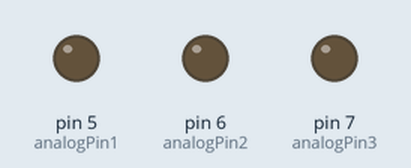
Simulated run of this sketch. Board: Arduino Uno, built with avr-gcc and run on an emulated ATmega328P. On the bench: output pins drawn as LEDs (lit = HIGH).

Above: at 0.15 s.
At 5.25 s:
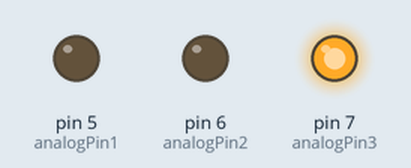
Timing chart, 0 to 5.7 s (numbered marks = the images above):
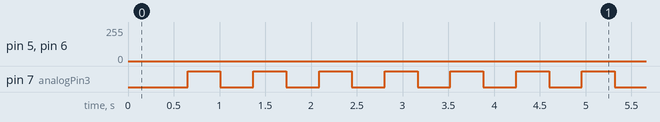

The sketch:

Experimento04_1.ino
```cpp
int analogPin1 = 5;
int analogPin2 = 6;
int analogPin3 = 7;
int led2 = 0;
int led3 = 0;
int val1 = 0;
int val2 = 0;
int val3 = 0;
int tempo1 = 0;
int tempo2 = 0;
int tempo3 = 0;

void setup() {
  pinMode(analogPin1,OUTPUT);
  pinMode(analogPin2,OUTPUT);
  pinMode(analogPin3,OUTPUT);


}

void loop() {
  tempo1++;
  if(led2 == 1){
    tempo2++;
  }
  if(led3 == 1){
    tempo3++;
  }

  if(tempo1 <= 300){
    val1 = map(tempo1, 0, 300, 0, 255);
    if (tempo1 == 200){
      led2 = 1;
    }
  } else if(tempo1 <= 600){
    val1 = map(tempo1, 300, 600, 255, 0);
    if(tempo1 == 400){
      led3 = 1;
    }
  } else {
    tempo1 = 0;
  }

  if(tempo2 <= 300){
    val2 = map(tempo2, 0, 300, 0, 255);
  } else if(tempo2 <= 600){
    val2 = map(tempo2, 300, 600, 255, 0);
  } else {
    tempo2 = 0;
  }

  if(tempo3 <= 300){
    val3 = map(tempo3, 0, 300, 0, 255);
  } else if(tempo3 <= 600){
    val3 = map(tempo3, 300, 600, 255, 0);
  } else {
    tempo3 = 0;
  }


  analogWrite(analogPin1,val1);
  if(led2 == 1){
    analogWrite(analogPin2,val2);
  }
  if(led3 == 1){
    analogWrite(analogPin3,val3);
  }

  delay(1);


}
```

Measured:
- by itself, pin 7 (analogPin3): alternates HIGH for 0.36 s and LOW for 0.36 s
